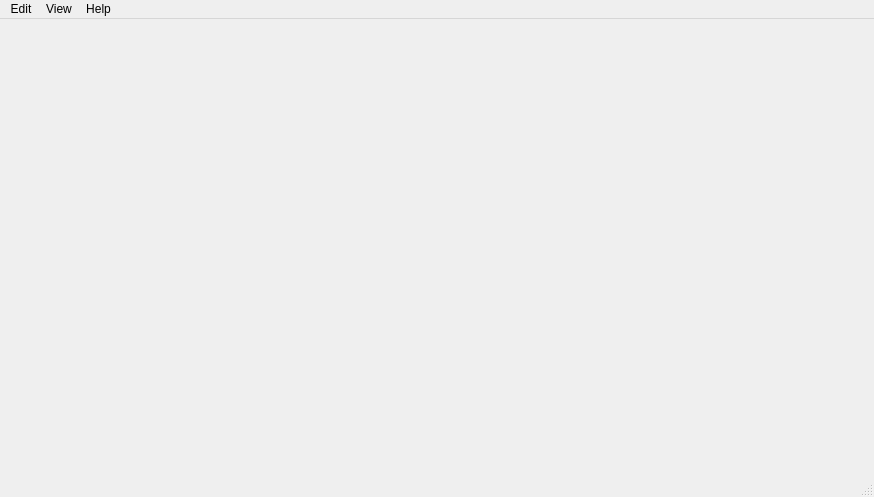
<?xml version="1.0" encoding="UTF-8"?>
<ui version="4.0">
 <class>Colorman</class>
 <widget class="QMainWindow" name="Colorman">
  <property name="geometry">
   <rect>
    <x>0</x>
    <y>0</y>
    <width>874</width>
    <height>497</height>
   </rect>
  </property>
  <property name="windowTitle">
   <string>Colorman</string>
  </property>
  <widget class="QWidget" name="centralwidget">
   <layout class="QHBoxLayout" name="horizontalLayout_2">
    <property name="spacing">
     <number>12</number>
    </property>
    <property name="sizeConstraint">
     <enum>QLayout::SetDefaultConstraint</enum>
    </property>
    <item>
     <widget class="colorman::VectorscopeWidget" name="vectorscope" native="true"/>
    </item>
    <item>
     <widget class="colorman::ImageWidget" name="imagewidget" native="true">
      <property name="styleSheet">
       <string notr="true"/>
      </property>
      <layout class="QHBoxLayout"/>
     </widget>
    </item>
   </layout>
  </widget>
  <widget class="QMenuBar" name="menubar">
   <property name="geometry">
    <rect>
     <x>0</x>
     <y>0</y>
     <width>874</width>
     <height>37</height>
    </rect>
   </property>
   <widget class="QMenu" name="menuEdit">
    <property name="title">
     <string>Edit</string>
    </property>
   </widget>
   <widget class="QMenu" name="menuView">
    <property name="title">
     <string>View</string>
    </property>
   </widget>
   <widget class="QMenu" name="menuHelp">
    <property name="title">
     <string>Help</string>
    </property>
    <addaction name="about"/>
    <addaction name="openGithubReadme"/>
    <addaction name="openGithubIssues"/>
   </widget>
   <addaction name="menuEdit"/>
   <addaction name="menuView"/>
   <addaction name="menuHelp"/>
  </widget>
  <widget class="QStatusBar" name="statusbar"/>
  <action name="about">
   <property name="text">
    <string>About</string>
   </property>
  </action>
  <action name="openGithubReadme">
   <property name="text">
    <string>Open Github README</string>
   </property>
  </action>
  <action name="openGithubIssues">
   <property name="text">
    <string>Open Github Issues</string>
   </property>
  </action>
 </widget>
 <customwidgets>
  <customwidget>
   <class>colorman::VectorscopeWidget</class>
   <extends>QWidget</extends>
   <header>../../sources/colorman/vectorscopewidget.h</header>
   <container>1</container>
  </customwidget>
  <customwidget>
   <class>colorman::ImageWidget</class>
   <extends>QWidget</extends>
   <header>../../sources/colorman/imagewidget.h</header>
   <container>1</container>
  </customwidget>
 </customwidgets>
 <resources/>
 <connections/>
</ui>
